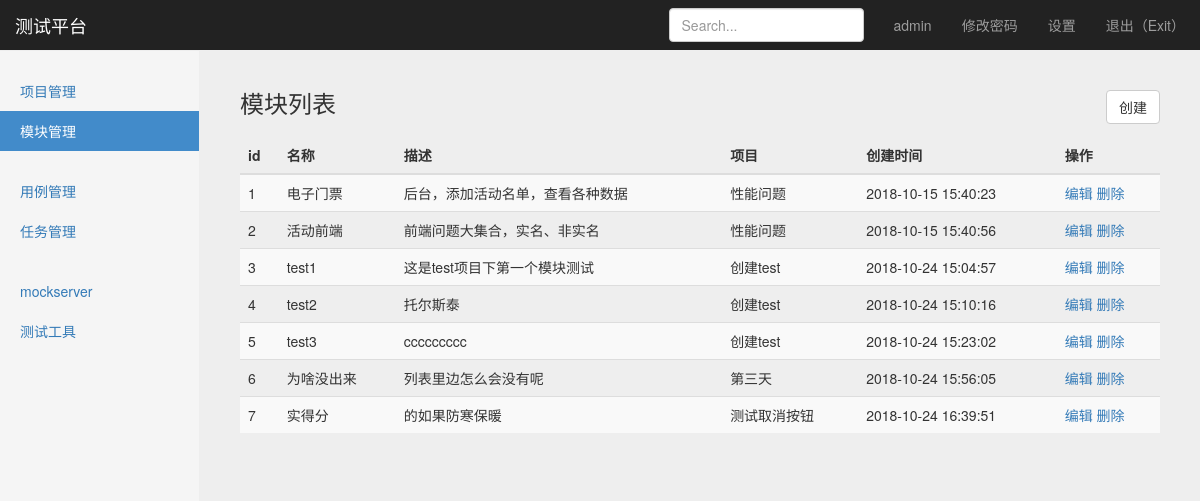
The page /manage/module_manage/ (signed in) on the database its author committed.
### project_app/models.py (models this page shows, shortened)
class Module(models.Model):
    project = models.ForeignKey(Project, on_delete = models.CASCADE)
    name = models.CharField("名称",max_length=100, blank=False, default = "")
    describe = models.TextField("描述", default= "")
    create_time = models.DateTimeField("创建时间", auto_now = True)

class Project(models.Model):      #实际数据库里边的表名为user_app_project,会自动带上项目名
    name = models.CharField("名称",max_length = 100, blank = False, null = True)    #此处不加名段名“名称”，会自动用字段名name
    describe = models.TextField("描述", default = "")
    status = models.BooleanField("状态", default = True)
    create_time = models.DateTimeField("创建时间", auto_now_add = True)
    def __str__(self):
        return self.name

### project_app/views/module_views.py (the view)
# urls.py: path('module_manage/', module_views.module_manage),
@login_required
def module_manage(request):
    username = request.session.get('user', '')
    module_all = Module.objects.all()
    return render(request, "module_manage.html", {
        "user": username,
        "modules": module_all,
        "type": "list"
    })

### templates/module_manage.html (shortened to what this page needs)
{% extends "base.html"%}
{% block content %}
    <nav class="navbar navbar-inverse navbar-fixed-top">
      <div class="container-fluid">
        <div class="navbar-header">
          <a class="navbar-brand" href="#">测试平台</a>
        </div>
        <div id="navbar" class="navbar-collapse collapse">
          <ul class="nav navbar-nav navbar-right">
            <li><a href="#">{{ user }}</a></li>
            <li><a href="#">修改密码</a></li>
            <li><a href="#">设置</a></li>
            <li><a href="/logout/">退出（Exit）</a></li>
          </ul>
          <form class="navbar-form navbar-right">
            <input type="text" class="form-control" placeholder="Search...">
          </form>
        </div>
      </div>
    </nav>
    <div class="container-fluid">
      <div class="row">
        <div class="col-sm-3 col-md-2 sidebar">
          <ul class="nav nav-sidebar">
            <li><a href="/manage/project_manage/">项目管理</a></li>
            <li class="active"><a href="#">模块管理</a></li>
          </ul>
          <ul class="nav nav-sidebar">
            <li><a href="/interface/case_manage/">用例管理</a></li>
            <li><a href="/interface/task_manage/">任务管理</a></li>
          </ul>
          <ul class="nav nav-sidebar">
            <li><a href="">mockserver</a></li>
            <li><a href="">测试工具</a></li>
          </ul>
        </div>
        {% if type == 'list' %}
        <div class="col-sm-9 col-sm-offset-3 col-md-10 col-md-offset-2 main">
          <h3 class="sub-header">模块列表
            <button type="button" class="btn btn-default"
                    style="float: right;"
                    onclick="window.location.href='/manage/add_module/'">创建</button>
          </h3>
          <div class="table-responsive">
            <table class="table table-striped">
              <thead>
                <tr>
                  <th>id</th>
                  <th>名称</th>
                  <th>描述</th>
                  <th>项目</th>
                  <th>创建时间</th>
                  <th>操作</th>
                </tr>
              </thead>
              <tbody>
                {% for moduel in modules %}
                <tr>
                  <td>{{ moduel.id }}</td>
                  <td>{{ moduel.name }}</td>
                  <td>{{ moduel.describe }}</td>
                  <td>{{ moduel.project }}</td>
                  <td>{{ moduel.create_time | date:"Y-m-d H:i:s" }}</td>
                  <td>
                    <a href="/manage/edit_module/{{module.id}}/">编辑</a>
                    <a href="/manage/delete_module/{{module.id}}/">删除</a>
                  </td>
                </tr>
                {% endfor %}
              </tbody>
            </table>
          </div>
        </div>
        {% endif %}
      </div>
    </div>
{% endblock %}

### static/css/signin.css (style rules this page uses)
body { padding-top: 40px; padding-bottom: 40px; background-color: #eee; }

### static/css/dashboard.css (style rules this page uses)
body { padding-top: 50px; }
.sub-header { padding-bottom: 10px; border-bottom: 1px solid #eee; }
.navbar-fixed-top { border: 0; }
.sidebar { display: none; }
@media (min-width: 768px) { .sidebar { position: fixed; top: 51px; bottom: 0; left: 0; z-index: 1000; display: block; padding: 20px; overflow-x: hidden; overflow-y: auto; background-color: #f5f5f5; border-right: 1px solid #eee; } }
.nav-sidebar { margin-right: -21px; margin-bottom: 20px; margin-left: -20px; }
.nav-sidebar > li > a { padding-right: 20px; padding-left: 20px; }
.nav-sidebar > .active > a, .nav-sidebar > .active > a:hover, .nav-sidebar > .active > a:focus { color: #fff; background-color: #428bca; }
.main { padding: 20px; }
@media (min-width: 768px) { .main { padding-right: 40px; padding-left: 40px; } }

### rows shown on the page
Module: id "1", name "电子门票", describe "后台，添加活动名单，查看各种数据", project "性能问题", create_time "2018-10-15 15:40:23"
Module: id "2", name "活动前端", describe "前端问题大集合，实名、非实名", project "性能问题", create_time "2018-10-15 15:40:56"
Module: id "3", name "test1", describe "这是test项目下第一个模块测试", project "创建test", create_time "2018-10-24 15:04:57"
Module: id "4", name "test2", describe "托尔斯泰", project "创建test", create_time "2018-10-24 15:10:16"
Module: id "5", name "test3", describe "ccccccccc", project "创建test", create_time "2018-10-24 15:23:02"
Module: id "6", name "为啥没出来", describe "列表里边怎么会没有呢", project "第三天", create_time "2018-10-24 15:56:05"
Module: id "7", name "实得分", describe "的如果防寒保暖", project "测试取消按钮", create_time "2018-10-24 16:39:51"

### other values the page prints
{{ user }} "admin"
